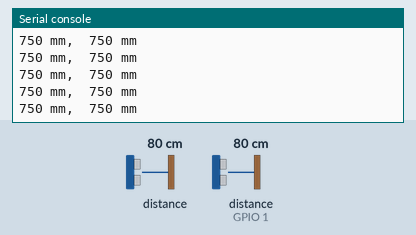
Recording of a program running on a simulated ESP32 board running MicroPython. Shown: the last lines printed to the serial console. The test bench sets the inputs (shaded band); at power-on: distance to the obstacle 80 cm, distance to the obstacle (sensor on GPIO 1) 80 cm. Library files of the repository ran but are not shown: vl53l0x.py.

Above: at 1.4 s.
1.5 s: distance to the obstacle (sensor 0) set to 2 cm
At 2.3 s:
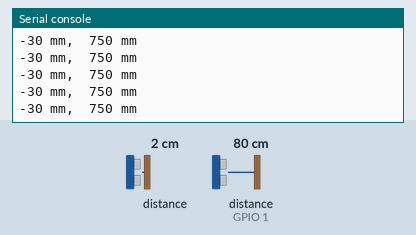
3.0 s: distance to the obstacle (sensor on GPIO 1) set to 2 cm
At 3.5 s:
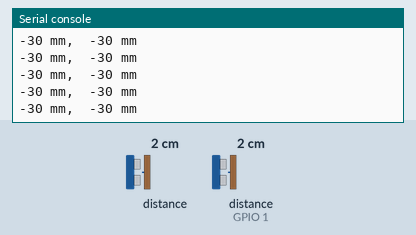
4.5 s: distance to the obstacle (sensor 0) set to 4 cm
At 5.4 s:
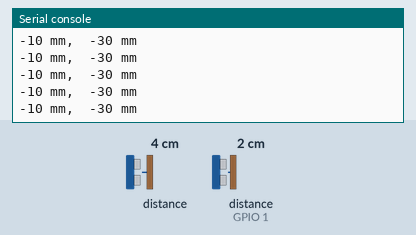
6.0 s: distance to the obstacle (sensor on GPIO 1) set to 4 cm
At 7.0 s:
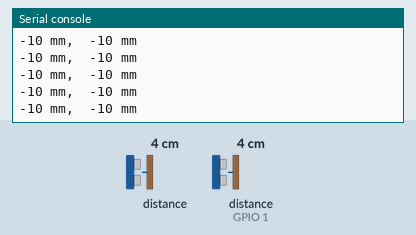
Timing chart, 0 to 8.5 s (numbered marks = the images above; inputs shaded):
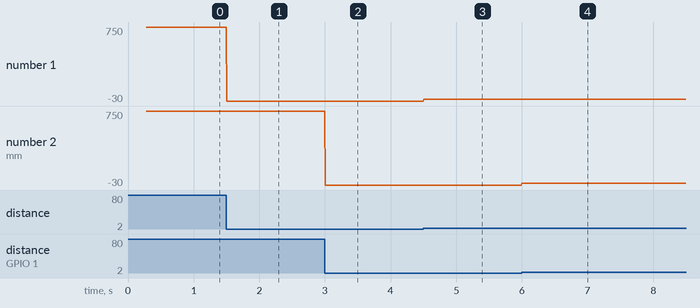

Measured:
- after the input at 1.5 s, the serial console: prints a new line at once (image 1)
- after the input at 3.0 s, the serial console: prints a new line at once (image 2)
- after the input at 4.5 s, the serial console: prints a new line at once (image 3)
- after the input at 6.0 s, the serial console: prints a new line at once (image 4)
- plotted number 1: 750 → -30 after the input at 1.5 s, -30 → -10 after the input at 4.5 s

The program:

two_tof_multi_bus.py
```python
from machine import Pin, I2C
from vl53l0x import setup_tofl_device

i2c_0 = I2C(id=0, sda=Pin(16), scl=Pin(17))
i2c_1 = I2C(id=1, sda=Pin(14), scl=Pin(15))

tofl0 = setup_tofl_device(i2c_0, 40000, 12, 8)
tofl1 = setup_tofl_device(i2c_1, 40000, 12, 8)

while True:
    left, right = tofl0.ping() - 50, tofl1.ping() - 50
    print(left, 'mm, ', right, 'mm')
```
